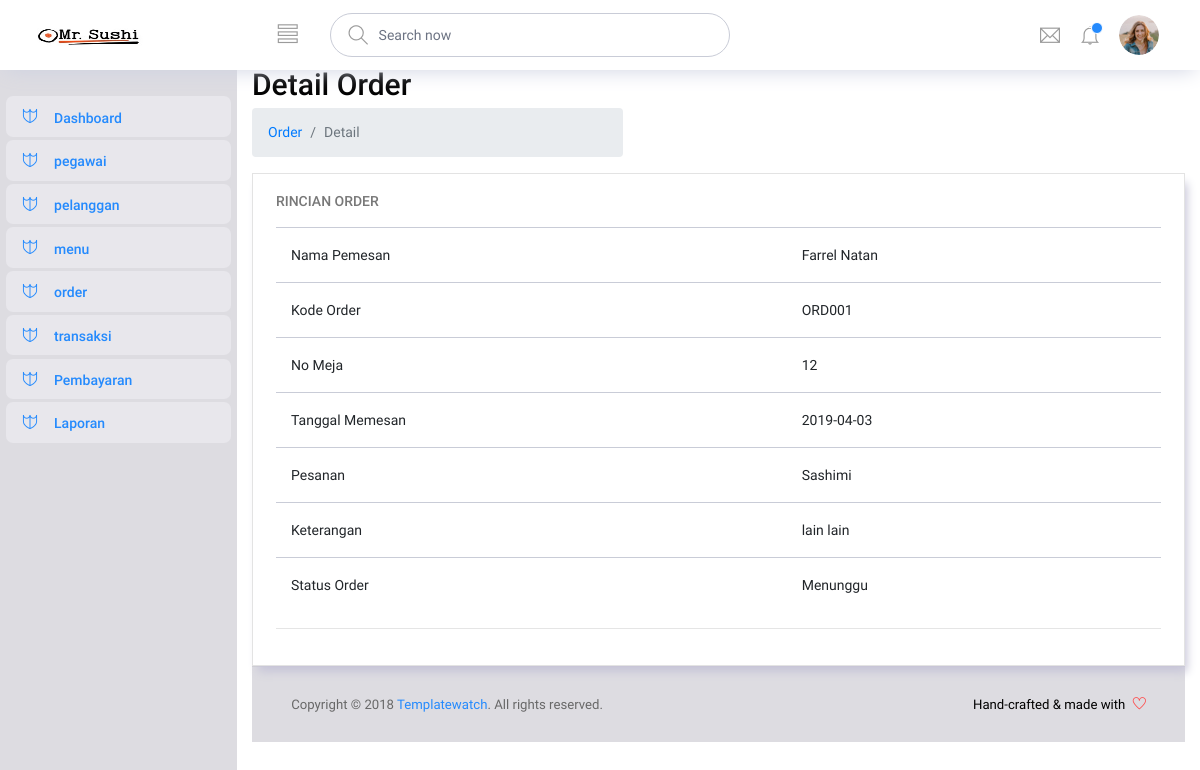
/index.php?p=detailorder&id=1 (signed in), run on the app's committed database.
### tables this page shows
CREATE TABLE `user` (
  `id_user` int(10) NOT NULL,
  `username` varchar(50) NOT NULL,
  `password` varchar(50) NOT NULL,
  `nama_user` varchar(100) NOT NULL,
  `id_level` int(1) NOT NULL,
  `photo` varchar(100) NOT NULL
);

CREATE TABLE `tbl_order` (
  `id_order` int(10) NOT NULL,
  `no_meja` int(10) NOT NULL,
  `tanggal` date NOT NULL,
  `id_user` int(10) NOT NULL,
  `keterangan` text NOT NULL,
  `status_order` varchar(50) NOT NULL
);

CREATE TABLE `masakan` (
  `id_masakan` int(10) NOT NULL,
  `nama_masakan` varchar(50) NOT NULL,
  `harga` int(10) NOT NULL,
  `status_masakan` varchar(50) NOT NULL
);

### view/admin/content/detailorder.php (the view, shortened to what this page needs)
<?php
$id_order = $_GET['id'];
$result = mysql_query("SELECT * FROM detail_order, tbl_order, masakan, user WHERE detail_order.id_order='$id_order'");
$data = mysql_fetch_array($result);
?>
<div class="page-wrapper">
    <div class="container-fluid">
                <div class="row page-titles">
                    <div class="col-md-5 col-8 align-self-center">
                        <h3 class="text-themecolor m-b-0 m-t-0">Detail Order</h3>
                        <ol class="breadcrumb">
                            <li class="breadcrumb-item"><a href="javascript:void(0)">Order</a></li>
                            <li class="breadcrumb-item active">Detail</li>
                        </ol>
                    </div>
                </div>
        <div class="card">
                        <div class="card-body">
                            <h4 class="card-title">Rincian Order</h4>
                            <table class="table no-border">
                                <tbody>
                                    <tr>
                                        <td>Nama Pemesan</td>
                                        <td class="font-medium"><?php echo $data['nama_user']; ?></td>
                                    </tr>
                                    <tr>
                                        <td>Kode Order</td>
                                        <td class="font-medium">ORD00<?php echo $data['id_order']; ?></td>
                                    </tr>
                                    <tr>
                                        <td>No Meja</td>
                                        <td class="font-medium"><?php echo $data['no_meja']; ?></td>
                                    </tr>
                                    <tr>
                                        <td>Tanggal Memesan</td>
                                        <td class="font-medium"><?php echo $data['tanggal']; ?></td>
                                    </tr>
                                    <tr>
                                        <td>Pesanan</td>
                                        <td class="font-medium"><?php echo $data['nama_masakan']; ?></td>
                                    </tr>
                                    <tr>
                                        <td>Keterangan</td>
                                        <td class="font-medium"><?php echo $data['keterangan']; ?></td>
                                    </tr>
                                    <tr>
                                        <td>Status Order</td>
                                        <td class="font-medium"><?php echo $data['status_order']; ?></td>
                                    </tr>
                                </tbody>
                            </table>
                            <hr>
                        </div>
                    </div>

### data on the page
user: nama_user "Farrel Natan"
tbl_order: id_order "1", no_meja "12", tanggal "2019-04-03", keterangan "lain lain", status_order "Menunggu"
masakan: nama_masakan "Sashimi"
